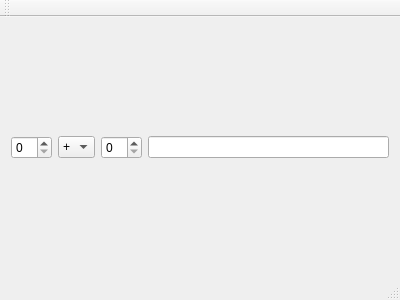
<?xml version="1.0" encoding="UTF-8"?>
<ui version="4.0">
 <class>Calculator</class>
 <widget class="QMainWindow" name="Calculator">
  <property name="geometry">
   <rect>
    <x>0</x>
    <y>0</y>
    <width>400</width>
    <height>300</height>
   </rect>
  </property>
  <property name="windowTitle">
   <string>Calculator</string>
  </property>
  <widget class="QWidget" name="centralWidget">
   <layout class="QHBoxLayout" name="horizontalLayout">
    <item>
     <widget class="QSpinBox" name="firstArgument"/>
    </item>
    <item>
     <widget class="QComboBox" name="operation">
      <item>
       <property name="text">
        <string>+</string>
       </property>
      </item>
      <item>
       <property name="text">
        <string>-</string>
       </property>
      </item>
      <item>
       <property name="text">
        <string>*</string>
       </property>
      </item>
      <item>
       <property name="text">
        <string>/</string>
       </property>
      </item>
     </widget>
    </item>
    <item>
     <widget class="QSpinBox" name="secondArgument"/>
    </item>
    <item>
     <widget class="QLineEdit" name="answer"/>
    </item>
   </layout>
  </widget>
  <widget class="QMenuBar" name="menuBar">
   <property name="geometry">
    <rect>
     <x>0</x>
     <y>0</y>
     <width>400</width>
     <height>21</height>
    </rect>
   </property>
  </widget>
  <widget class="QToolBar" name="mainToolBar">
   <attribute name="toolBarArea">
    <enum>TopToolBarArea</enum>
   </attribute>
   <attribute name="toolBarBreak">
    <bool>false</bool>
   </attribute>
  </widget>
  <widget class="QStatusBar" name="statusBar"/>
 </widget>
 <layoutdefault spacing="6" margin="11"/>
 <resources/>
 <connections/>
</ui>
